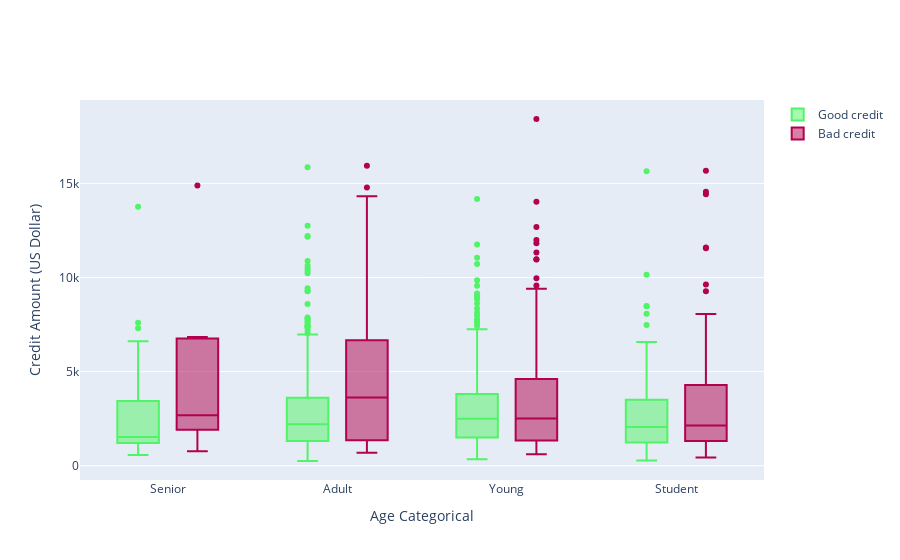

Notebook code cell kept with this figure:
### Code cell
trace0 = go.Box(
    y=df_good["Credit amount"],
    x=df_good["Age_cat"],
    name='Good credit',
    marker=dict(
        color='#50f466'
    )
)

trace1 = go.Box(
    y=df_bad['Credit amount'],
    x=df_bad['Age_cat'],
    name='Bad credit',
    marker=dict(
        color='#b2014e'
    )
)

data = [trace0, trace1]

layout = go.Layout(
    yaxis=dict(
        title='Credit Amount (US Dollar)',
        zeroline=False
    ),
    xaxis=dict(
        title='Age Categorical'
    ),
    boxmode='group'
)
fig = go.Figure(data=data, layout=layout)

py.iplot(fig, filename='box-age-cat')

### Figure 1 — Plotly figure (JSON) as saved in the notebook; plotly's stock layout.template omitted (floating-point values rounded to 4 significant figures; data arrays with more than 128 entries replaced by an {"elided": "..."} marker saying what was removed)
{"data": [{"marker": {"color": "#50f466"}, "name": "Good credit", "x": {"elided": "700 str values"}, "y": {"elided": "700 int values"}, "type": "box"}, {"marker": {"color": "#b2014e"}, "name": "Bad credit", "x": {"elided": "300 str values"}, "y": {"elided": "300 int values"}, "type": "box"}], "layout": {"boxmode": "group", "xaxis": {"title": {"text": "Age Categorical"}}, "yaxis": {"title": {"text": "Credit Amount (US Dollar)"}, "zeroline": false}}}
